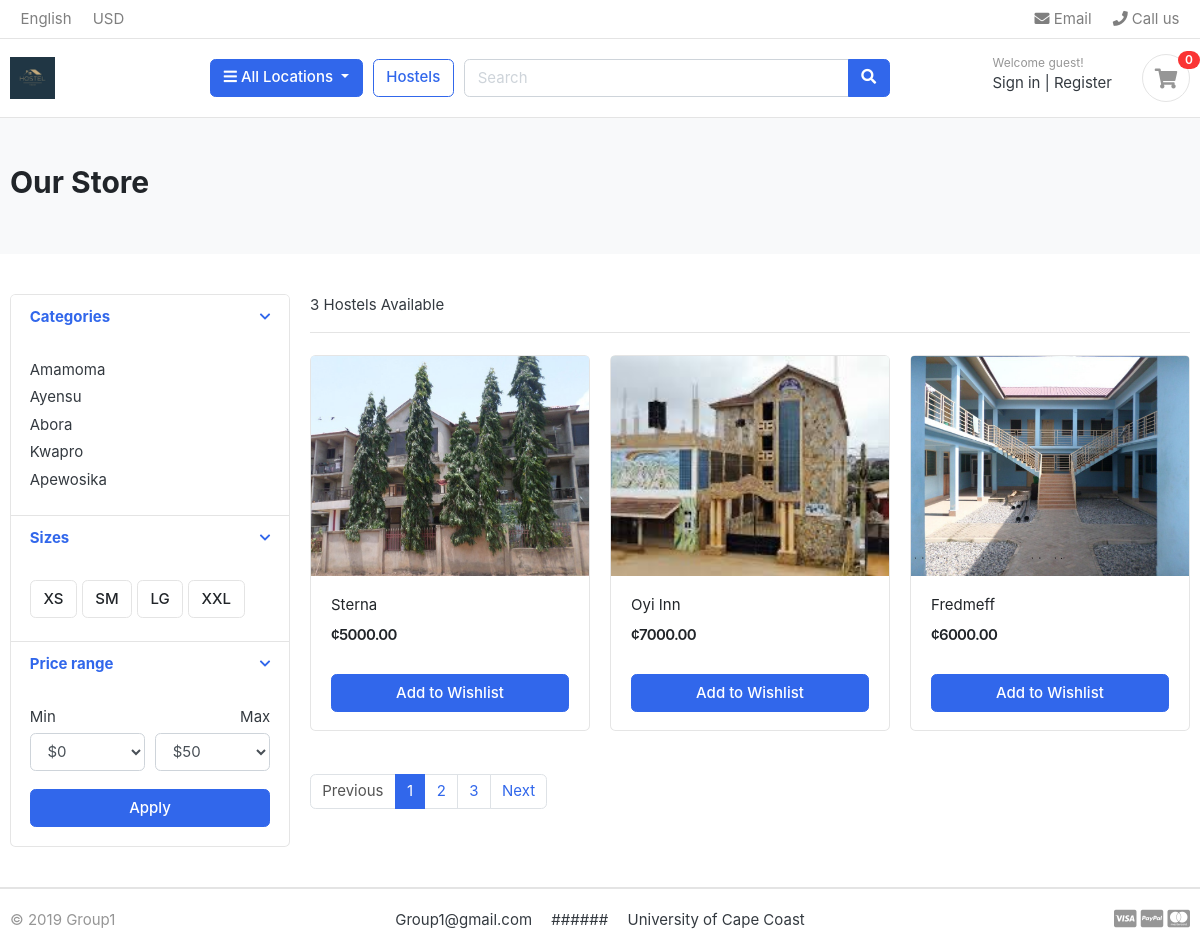
The page /amamoma/ on the database its author committed.
### category/models.py (models this page shows, shortened)
class Location(models.Model):
    location_name = models.CharField(max_length=250)
    slug = models.CharField(max_length=500, unique=True)
    description = models.TextField(blank=True)
    def get_absolute_url(self):
        return reverse("hostels:hostels_by_location", args=[self.slug])

### hostels/models.py (models this page shows, shortened)
class Hostel(models.Model):
    hostel_name = models.CharField(max_length=200)
    hostel_location = models.ForeignKey(Location, on_delete=models.CASCADE)
    slug = models.CharField(max_length=400,  unique=True)
    stock = models.IntegerField()
    is_available = models.BooleanField(default=True)
    created_date = models.DateTimeField(auto_now_add=True)
    updated_date = models.DateTimeField(auto_now=True)
    hostel_manager = models.ForeignKey(User, on_delete=models.CASCADE)
    hostel_price = models.DecimalField(max_digits=15, decimal_places=2)
    hostel_description = models.TextField()
    hostel_image = models.ImageField(upload_to='hostel_main_image')
    hostel_bedroom = models.ImageField(upload_to='hostel_bedroom', blank=True)
    hostel_kitchen = models.ImageField(upload_to='hostel_kitchen', blank=True)
    hostel_washroom = models.ImageField(
        upload_to='hostel_washroom', blank=True)
    objects = models.Manager()
    hostelAvailable = HostelAvailable()
    def get_absolute_url(self):
        return reverse("hostels:hostel_details", args=[self.created_date.year,
                                                     self.created_date.month,
                                                     self.created_date.day,
                                                     self.slug])

### hostels/views.py (the view)
# urls.py: path('<slug:location>/',views.hostel, name='hostels_by_location'),
def hostel(request, location=None):
    hostels = Hostel.hostelAvailable.all()
    if location:
        location_obj = get_object_or_404(Location, slug=location)
        hostels = hostels.filter(hostel_location=location_obj)
    return render(request, 'hostels/hostels.html', {'hostels': hostels})

### category/context_processor.py (called while the page is built)
def menu_links(request):
    links = Location.objects.all()
    return {'links':links}

### hostels/models.py (called while the page is built)
    def get_queryset(self):
        return super().get_queryset().filter(is_available=True)

### hostels/templates/hostels/hostels.html (shortened to what this page needs)
{% extends "hostels/base.html" %} {% block content %}
<section class="section-pagetop bg">
  <div class="container">
    <h2 class="title-page">Our Store</h2>
  </div>
</section>
<section class="section-content padding-y">
  <div class="container">
    <div class="row">
      <aside class="col-md-3">
        <div class="card">
          <article class="filter-group">
            <header class="card-header">
              <a
                href="#"
                data-toggle="collapse"
                data-target="#collapse_1"
                aria-expanded="true"
                class=""
              >
                <i class="icon-control fa fa-chevron-down"></i>
                <h6 class="title">Categories</h6>
              </a>
            </header>
            <div class="filter-content collapse show" id="collapse_1" style="">
              <div class="card-body">
                <ul class="list-menu">
                  {% for location in links %}
                  <li><a href="{{ location.get_absolute_url }}">{{ location.location_name }} </a></li>
                  {% endfor %}
                </ul>
              </div>
            </div>
          </article>
          <article class="filter-group">
            <header class="card-header">
              <a
                href="#"
                data-toggle="collapse"
                data-target="#collapse_4"
                aria-expanded="true"
                class=""
              >
                <i class="icon-control fa fa-chevron-down"></i>
                <h6 class="title">Sizes</h6>
              </a>
            </header>
            <div class="filter-content collapse show" id="collapse_4" style="">
              <div class="card-body">
                <label class="checkbox-btn">
                  <span class="btn btn-light"> XS </span>
                </label>
                <label class="checkbox-btn">
                  <span class="btn btn-light"> SM </span>
                </label>
                <label class="checkbox-btn">
                  <span class="btn btn-light"> LG </span>
                </label>
                <label class="checkbox-btn">
                  <span class="btn btn-light"> XXL </span>
                </label>
              </div>
            </div>
          </article>
          <article class="filter-group">
            <header class="card-header">
              <a
                href="#"
                data-toggle="collapse"
                data-target="#collapse_3"
                aria-expanded="true"
                class=""
              >
                <i class="icon-control fa fa-chevron-down"></i>
                <h6 class="title">Price range</h6>
              </a>
            </header>
            <div class="filter-content collapse show" id="collapse_3" style="">
              <div class="card-body">
                <div class="form-row">
                  <div class="form-group col-md-6">
                    <label>Min</label>
                    <select class="mr-2 form-control">
                      <option value="0">$0</option>
                    </select>
                  </div>
                  <div class="form-group text-right col-md-6">
                    <label>Max</label>
                    <select class="mr-2 form-control">
                      <option value="50">$50</option>
                    </select>
                  </div>
                </div>
                <button class="btn btn-block btn-primary">Apply</button>
              </div>
            </div>
          </article>
        </div>
      </aside>
      <main class="col-md-9">
        <header class="border-bottom mb-4 pb-3">
          <div class="form-inline">
            <span class="mr-md-auto"> {{ hostels.count }} Hostels Available </span>
          </div>
        </header>
        <div class="row">
          {% for hostel in hostels %}
          <div class="col-md-4">
            <figure class="card card-product-grid">
              <div class="img-wrap">
                <a href="{{ hostel.get_absolute_url }}"><img src="{{ hostel.hostel_image.url }}" /></a>
              </div>
              <figcaption class="info-wrap">
                <div class="fix-height">
                  <a href="{{ hostel.get_absolute_url }}" class="title">{{ hostel.hostel_name.title }}</a>
                  <div class="price-wrap mt-2">
                    <span class="price">&cent;{{ hostel.hostel_price }}</span>
                  </div>
                </div>
                <a href="{% url "wishlist:add_wishlist" hostel.id %}" class="btn btn-block btn-primary">Add to Wishlist </a>
              </figcaption>
            </figure>
          </div>
          {% endfor %}
        </div>
        <nav class="mt-4" aria-label="Page navigation sample">
          <ul class="pagination">
            <li class="page-item disabled">
              <a class="page-link" href="#">Previous</a>
            </li>
            <li class="page-item active">
              <a class="page-link" href="#">1</a>
            </li>
            <li class="page-item"><a class="page-link" href="#">2</a></li>
            <li class="page-item"><a class="page-link" href="#">3</a></li>
            <li class="page-item"><a class="page-link" href="#">Next</a></li>
          </ul>
        </nav>
      </main>
    </div>
  </div>
</section>
{% endblock content %}

### hostels/static/hostels/css/ui.css (style rules this page uses)
html { font-family: "Inter", sans-serif; font-size: 15px; }
.img-wrap { text-align: center; display: block; }
.img-wrap img { max-width: 100%; }
.price-wrap { letter-spacing: -0.7px; }
.padding-y { padding-top: 40px; padding-bottom: 40px; }
figure { margin-bottom: 0; }
article:after, .form-group:after { display: block; clear: both; content: ""; }
.bg { background-color: #f8f9fa; }
.title-page { color: #212529; }
.btn-light { background-color: #fff; border-color: #e4e4e4; }
[class*=list-] li:after { visibility: hidden; display: block; content: ""; overflow: hidden; height: 0; clear: both; }
.list-menu { list-style: none; margin: 0; padding-left: 0; }
.list-menu li { margin-bottom: 5px; }
.list-menu a { color: #343a40; }
[class*=card-product] a.title { color: #212529; display: block; }
[class*=card-product] .img-wrap { overflow: hidden; position: relative; }
[class*=card-product] .img-wrap img { height: 100%; max-width: 100%; width: auto; display: inline-block; -o-object-fit: cover; object-fit: cover; }
.card-product-grid { margin-bottom: 20px; }
.card-product-grid .img-wrap { border-radius: 0.2rem 0.2rem 0 0; height: 220px; }
.card-product-grid .info-wrap { overflow: hidden; padding: 18px 20px; }
.card-product-grid .fix-height { height: 80px; overflow: hidden; }
.card .img-wrap { overflow: hidden; }
.price { font-weight: 600; color: #212529; }
.icon-control { margin-top: 5px; float: right; font-size: 80%; }
.card-header .title { margin-bottom: 0; line-height: 1.5; }
.filter-group { border-bottom: 1px solid #e4e4e4; }
.filter-group .card-header { border-bottom: 0; }
.filter-group:last-child { border-bottom: 0; }
.checkbox-btn { position: relative; }
.section-pagetop { padding: 45px 0; }

### rows shown on the page
Location: location_name "Amamoma"
Location: location_name "Ayensu"
Location: location_name "Abora"
Location: location_name "Kwapro"
Location: location_name "Apewosika"
Hostel: hostel_image (picture), hostel_name "Sterna", hostel_price "5000.00"
Hostel: hostel_image (picture), hostel_name "Oyi Inn", hostel_price "7000.00"
Hostel: hostel_image (picture), hostel_name "Fredmeff", hostel_price "6000.00"

### other values the page prints
{{ hostels.count }} "3"
